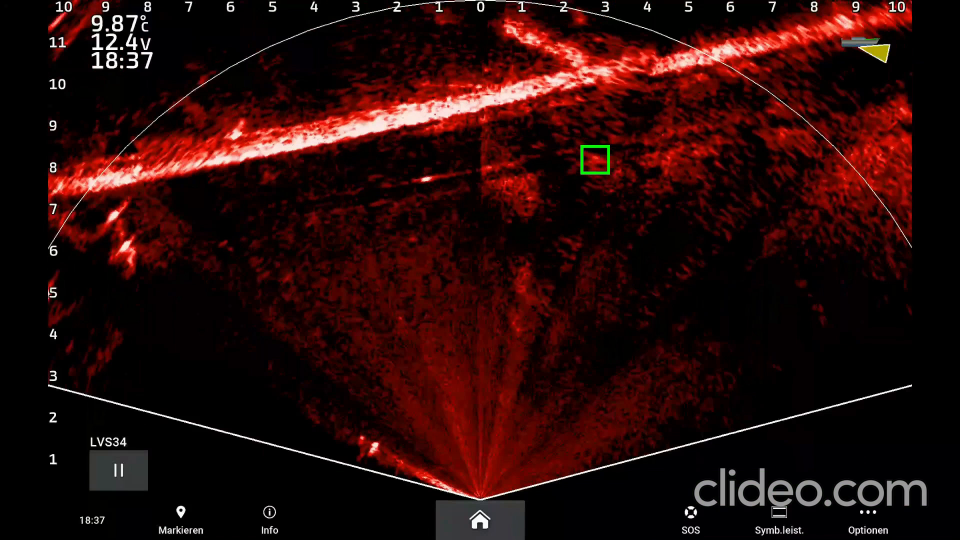
#> input picture frame 4 of tests/data/raw/videos/trimmed_video_minimal.mp4, 1920 x 1080 px, given in place of Jet_to_gray.mp4, which was not available (shown at 1/2 size)
$ python detection_prototyping.py
#> lines starting #> are read from the running program, lines starting #| are printed output that depends on the picture
import cv2 as cv
import numpy as np
from matplotlib._cm import _jet_data
from matplotlib.colors import LinearSegmentedColormap

fish_area_mask = cv.imread("masks/fish_1.png", cv.IMREAD_GRAYSCALE)
full_area_mask = cv.imread("masks/full_1.png", cv.IMREAD_GRAYSCALE)


def map_RGB_to_GRAY(src, colormap=False):
    if colormap:
        out = convert_jet_to_grey(src)
    else:
        out = cv.cvtColor(src, cv.COLOR_BGR2GRAY)
    return out


def blur_filter(src, kernel_size=10):
    out = cv.blur(src, (kernel_size, kernel_size))
    return out


def mask_regions(img, area="fish"):
    masked = img
    if area == "fish":
        np.place(masked, fish_area_mask < 100, 0)
    elif area == "full":
        np.place(masked, full_area_mask < 100, 0)
    return masked


def convert_jet_to_grey(img):
    (height, width) = img.shape[:2]

    cm = LinearSegmentedColormap("jet", _jet_data, N=2**8)
    # cm = colormaps['turbo'] swap with jet if you use turbo colormap instead

    cm._init()  # Must be called first. cm._lut data field created here

    FLANN_INDEX_KDTREE = 1
    index_params = dict(algorithm=FLANN_INDEX_KDTREE, trees=5)
    search_params = dict(checks=50)
    fm = cv.FlannBasedMatcher(index_params, search_params)

    # JET, BGR order, excluding special palette values (>= 256)
    fm.add(255 * np.float32([cm._lut[:256, (2, 1, 0)]]))  # jet
    fm.train()

    # look up all pixels
    query = img.reshape((-1, 3)).astype(np.float32)
    matches = fm.match(query)

    # statistics: `result` is palette indices ("grayscale image")
    output = np.uint16([m.trainIdx for m in matches]).reshape(height, width)
    result = np.where(output < 256, output, 0).astype(np.uint8)
    # dist = np.uint8([m.distance for m in matches]).reshape(height, width)

    return result  # , dist uncomment if you wish accuracy image


if __name__ == "__main__":
    # recording_file = "recordings/new_settings/22-11-14_start_15-21-23.mp4"
    recording_file = "../recordings/Jet_to_gray.mp4"

    cap = cv.VideoCapture(recording_file)
    frame_by_frame = False
    previous_img = False

    # grab the width, height, and fps of the frames in the video stream.
    frame_width = int(cap.get(cv.CAP_PROP_FRAME_WIDTH))
    frame_height = int(cap.get(cv.CAP_PROP_FRAME_HEIGHT)) * 2
    fps = int(cap.get(cv.CAP_PROP_FPS))
    print(fps)

    # initialize the FourCC and a video writer object
    fourcc = cv.VideoWriter_fourcc("m", "p", "4", "v")
    output = cv.VideoWriter(
        "std_dev_filter_temp2.mp4", fourcc, fps, (frame_width, frame_height)
    )

    buffer = None

    while cap.isOpened():
        ret, frame = cap.read()
#> frame is the input picture: shape (1080, 1920, 3); mean B, G, R 9.2, 10.5, 39.6
        # if frame is read correctly ret is True
        if not ret:
            print("Can't receive frame (stream end?). Exiting ...")
            break

        # WORK ON THE INDIVIDUAL FRAME
        gray = map_RGB_to_GRAY(frame)
#> in map_RGB_to_GRAY, `out = cv.cvtColor(src, cv.COLOR_BGR2GRAY)`:
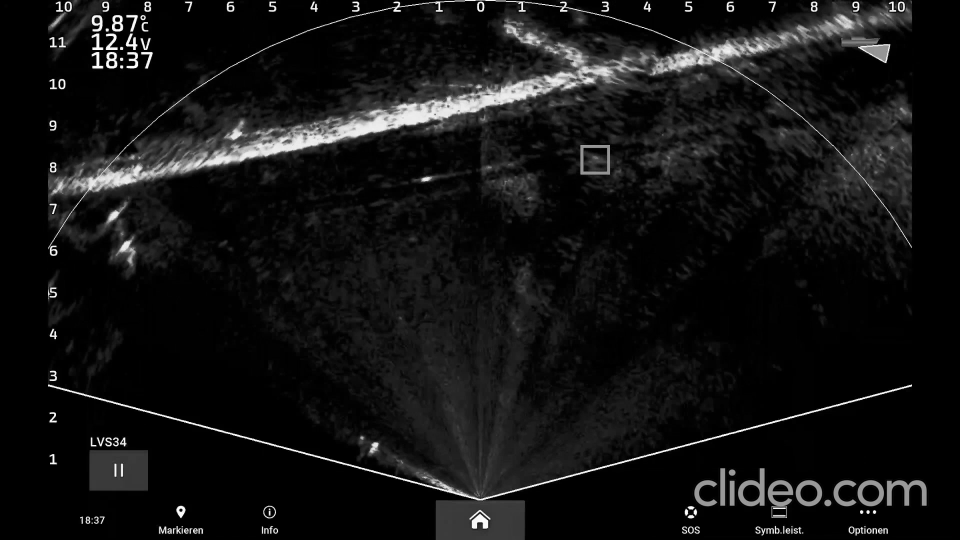
#> out: shape (1080, 1920) (shown at 1/2 size); min 0, max 255, mean 19
        gray = mask_regions(gray, area="fish")
#> (the run stopped early here; a loop or call above may not have finished)

$ run again, starting later in the video
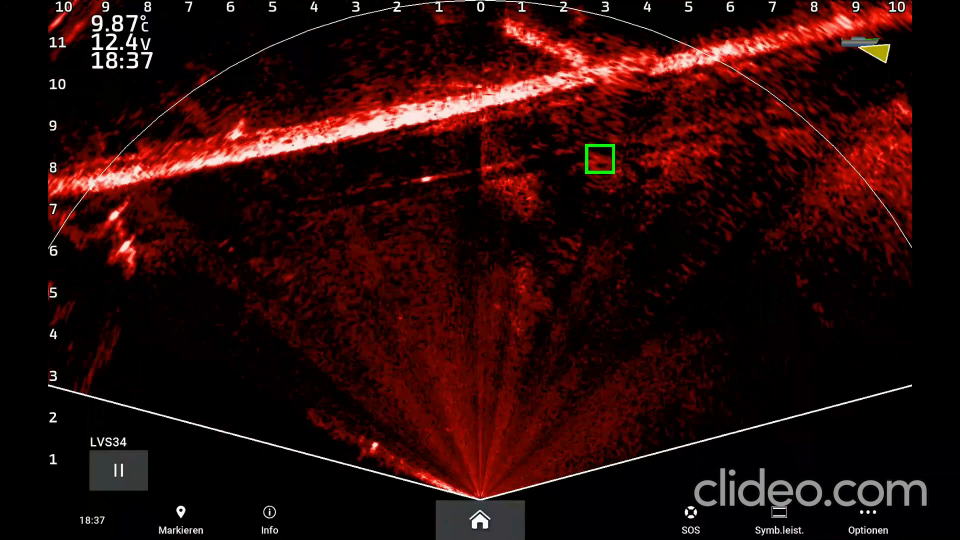
#> input picture frame 18 of tests/data/raw/videos/trimmed_video_minimal.mp4, 1920 x 1080 px, given in place of Jet_to_gray.mp4, which was not available (shown at 1/2 size)
#> frame is the input picture: shape (1080, 1920, 3); mean B, G, R 9.3, 10.5, 39.3
#> in map_RGB_to_GRAY, `out = cv.cvtColor(src, cv.COLOR_BGR2GRAY)`:
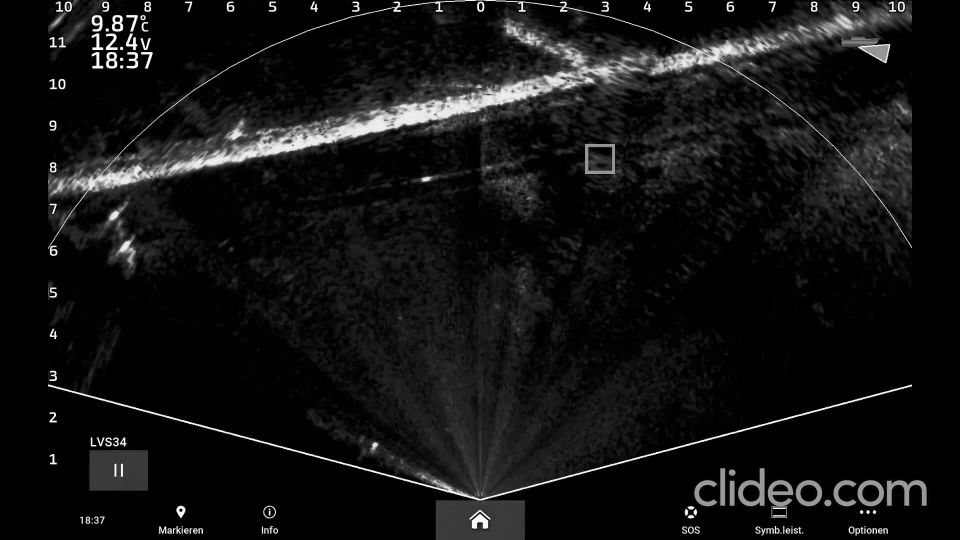
#> out: shape (1080, 1920) (shown at 1/2 size); min 0, max 255, mean 19

$ run again, starting later in the video
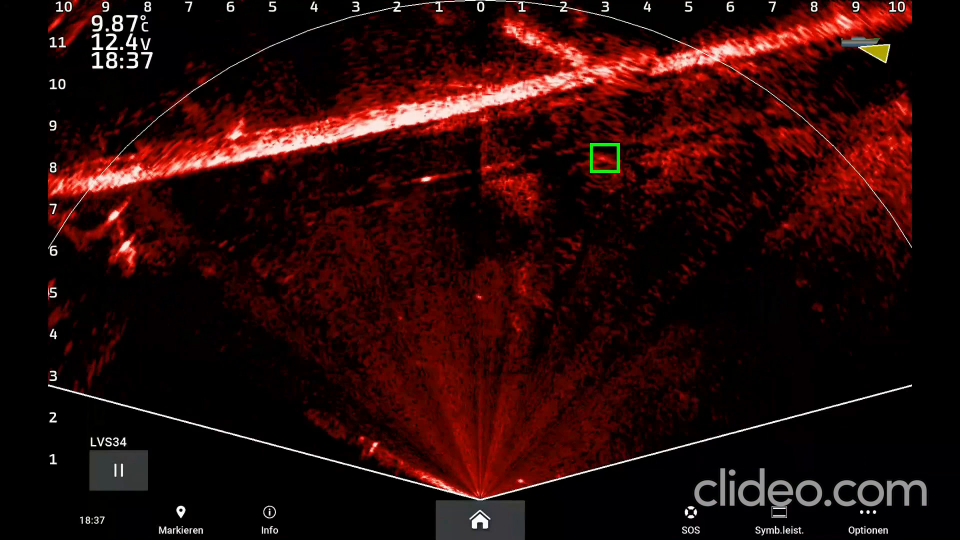
#> input picture frame 32 of tests/data/raw/videos/trimmed_video_minimal.mp4, 1920 x 1080 px, given in place of Jet_to_gray.mp4, which was not available (shown at 1/2 size)
#> frame is the input picture: shape (1080, 1920, 3); mean B, G, R 9.3, 10.5, 39.5
#> in map_RGB_to_GRAY, `out = cv.cvtColor(src, cv.COLOR_BGR2GRAY)`:
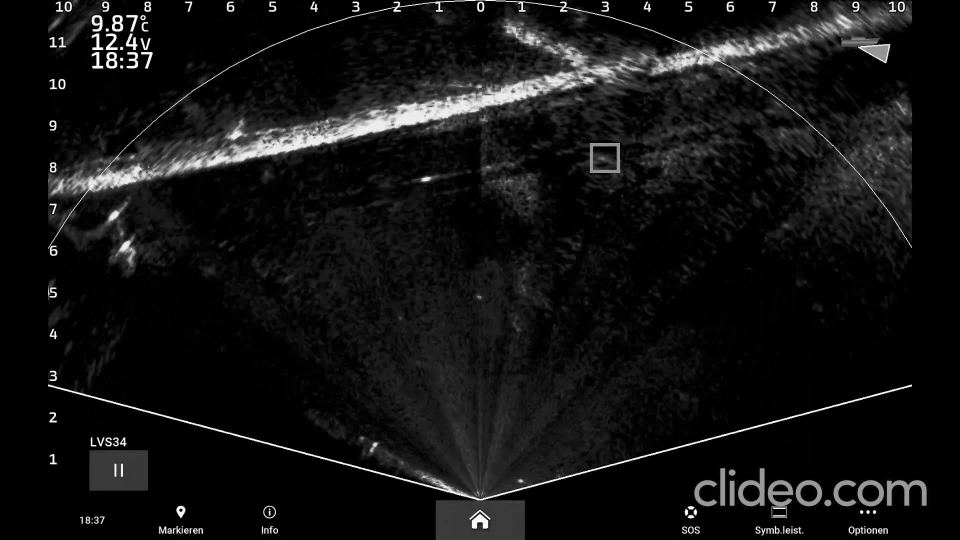
#> out: shape (1080, 1920) (shown at 1/2 size); min 0, max 255, mean 19
